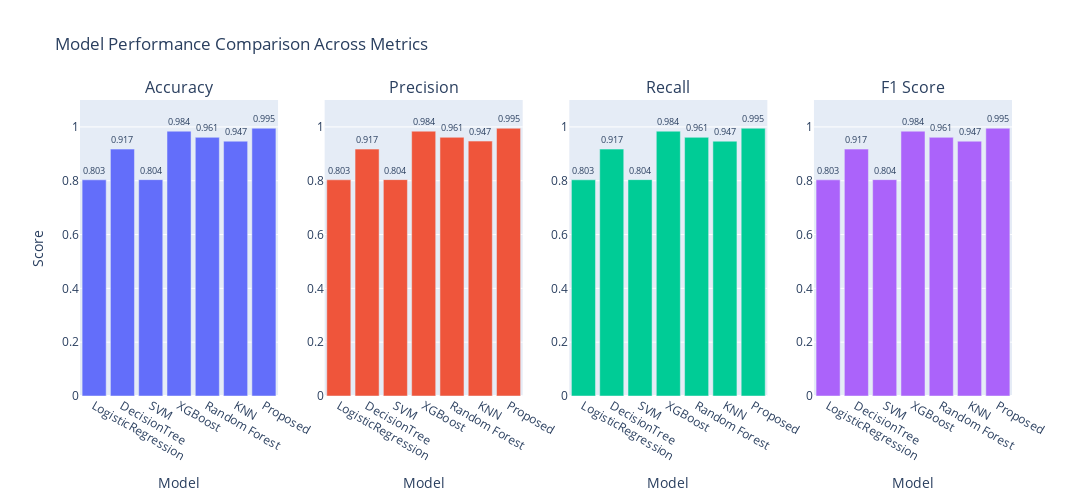

Notebook code cell kept with this figure:
### Code cell
fig = make_subplots(rows=1, cols=4, subplot_titles=("Accuracy", "Precision", "Recall", "F1 Score"))

def format_metrics(metrics):
    return [f"{m:.3f}" for m in metrics]

# Add bar plots for each metric with exact values displayed
fig.add_trace(go.Bar(x=results['Model'], y=results['Accuracy'], name='Accuracy', text=format_metrics(results['Accuracy']), textposition='outside'), row=1, col=1)
fig.add_trace(go.Bar(x=results['Model'], y=results['Precision'], name='Precision', text=format_metrics(results['Precision']), textposition='outside'), row=1, col=2)
fig.add_trace(go.Bar(x=results['Model'], y=results['Recall'], name='Recall', text=format_metrics(results['Recall']), textposition='outside'), row=1, col=3)
fig.add_trace(go.Bar(x=results['Model'], y=results['F1 Score'], name='F1 Score', text=format_metrics(results['F1 Score']), textposition='outside'), row=1, col=4)

fig.update_layout(
                  title_text="Model Performance Comparison Across Metrics", 
                  height=500, 
                  width=1200,
                  showlegend=False,
                  uniformtext_minsize=8, 
                  uniformtext_mode='hide',
                  bargap=0.15) 

# Customize axis labels and set the y-axis range to fit your data if necessary
fig.update_xaxes(title_text="Model", row=1, col=1)
fig.update_xaxes(title_text="Model", row=1, col=2)
fig.update_xaxes(title_text="Model", row=1, col=3)
fig.update_xaxes(title_text="Model", row=1, col=4)

fig.update_yaxes(title_text="Score", range=[0, 1.1], row=1, col=1)
fig.update_yaxes(range=[0, 1.1], row=1, col=2) 
fig.update_yaxes(range=[0, 1.1], row=1, col=3)
fig.update_yaxes(range=[0, 1.1], row=1, col=4)

fig.show()

### Figure 1 — Plotly figure (JSON) as saved in the notebook; plotly's stock layout.template omitted (floating-point values rounded to 4 significant figures)
{"data": [{"name": "Accuracy", "text": ["0.803", "0.917", "0.804", "0.984", "0.961", "0.947", "0.995"], "textposition": "outside", "type": "bar", "x": ["LogisticRegression", "DecisionTree", "SVM", "XGBoost", "Random Forest", "KNN", "Proposed"], "xaxis": "x", "y": [0.8034, 0.9175, 0.804, 0.9841, 0.9613, 0.9469, 0.995], "yaxis": "y"}, {"name": "Precision", "text": ["0.803", "0.917", "0.804", "0.984", "0.961", "0.947", "0.995"], "textposition": "outside", "type": "bar", "x": ["LogisticRegression", "DecisionTree", "SVM", "XGBoost", "Random Forest", "KNN", "Proposed"], "xaxis": "x2", "y": [0.8034, 0.9175, 0.804, 0.9841, 0.9614, 0.9472, 0.995], "yaxis": "y2"}, {"name": "Recall", "text": ["0.803", "0.917", "0.804", "0.984", "0.961", "0.947", "0.995"], "textposition": "outside", "type": "bar", "x": ["LogisticRegression", "DecisionTree", "SVM", "XGBoost", "Random Forest", "KNN", "Proposed"], "xaxis": "x3", "y": [0.8034, 0.9175, 0.804, 0.9841, 0.9613, 0.9469, 0.995], "yaxis": "y3"}, {"name": "F1 Score", "text": ["0.803", "0.917", "0.804", "0.984", "0.961", "0.947", "0.995"], "textposition": "outside", "type": "bar", "x": ["LogisticRegression", "DecisionTree", "SVM", "XGBoost", "Random Forest", "KNN", "Proposed"], "xaxis": "x4", "y": [0.8033, 0.9174, 0.804, 0.9841, 0.9613, 0.9469, 0.995], "yaxis": "y4"}], "layout": {"annotations": [{"font": {"size": 16}, "showarrow": false, "text": "Accuracy", "x": 0.1062, "xanchor": "center", "xref": "paper", "y": 1, "yanchor": "bottom", "yref": "paper"}, {"font": {"size": 16}, "showarrow": false, "text": "Precision", "x": 0.3688, "xanchor": "center", "xref": "paper", "y": 1, "yanchor": "bottom", "yref": "paper"}, {"font": {"size": 16}, "showarrow": false, "text": "Recall", "x": 0.6313, "xanchor": "center", "xref": "paper", "y": 1, "yanchor": "bottom", "yref": "paper"}, {"font": {"size": 16}, "showarrow": false, "text": "F1 Score", "x": 0.8938, "xanchor": "center", "xref": "paper", "y": 1, "yanchor": "bottom", "yref": "paper"}], "bargap": 0.15, "height": 500, "showlegend": false, "title": {"text": "Model Performance Comparison Across Metrics"}, "uniformtext": {"minsize": 8, "mode": "hide"}, "width": 1200, "xaxis": {"anchor": "y", "domain": [0, 0.2125], "title": {"text": "Model"}}, "xaxis2": {"anchor": "y2", "domain": [0.2625, 0.475], "title": {"text": "Model"}}, "xaxis3": {"anchor": "y3", "domain": [0.525, 0.7375], "title": {"text": "Model"}}, "xaxis4": {"anchor": "y4", "domain": [0.7875, 1], "title": {"text": "Model"}}, "yaxis": {"anchor": "x", "domain": [0, 1], "range": [0, 1.1], "title": {"text": "Score"}}, "yaxis2": {"anchor": "x2", "domain": [0, 1], "range": [0, 1.1]}, "yaxis3": {"anchor": "x3", "domain": [0, 1], "range": [0, 1.1]}, "yaxis4": {"anchor": "x4", "domain": [0, 1], "range": [0, 1.1]}}}
